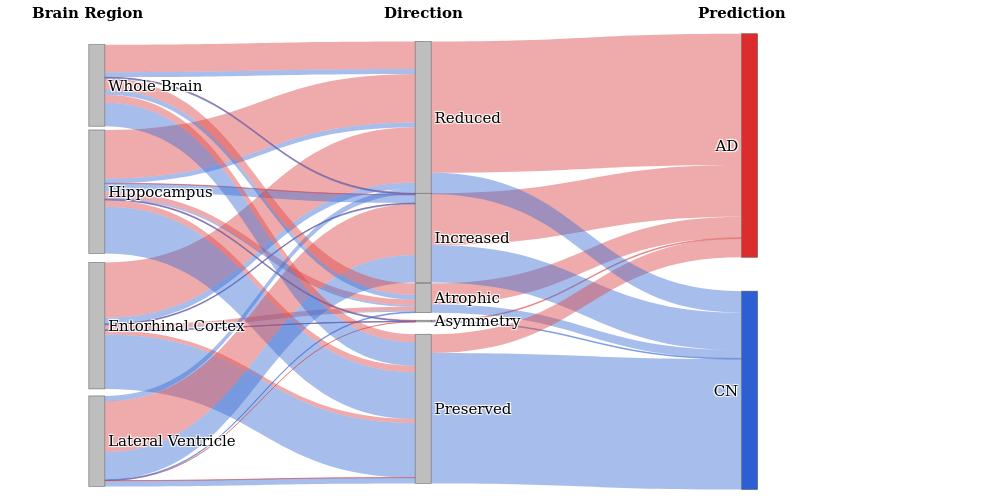

The code cell stored with this chart in its notebook:
### Code cell
sankey_df = direction_df.copy()
sankey_df = sankey_df.dropna(subset=["component_region", "direction_group", "Prediction"])
sankey_df["component_region"] = (sankey_df["component_region"].astype(str).str.strip())
sankey_df["direction_group"] = (sankey_df["direction_group"].astype(str).str.strip())
sankey_df["Prediction"] = (sankey_df["Prediction"].astype(str).str.strip().str.upper())
sankey_df["component_region"] = (sankey_df["component_region"].replace({"Brain-to-ICV Ratio": "Whole Brain"}))
sankey_df = sankey_df.drop_duplicates(subset=["subject", "model", "method", "run", "component_region", "direction_group", "Prediction"])

preferred_direction_order = ["Reduced", "Increased", "Atrophic", "Asymmetry", "Preserved"]

available_directions = set(sankey_df["direction_group"].unique())

directions = [d for d in preferred_direction_order if d in available_directions]
directions += sorted(available_directions - set(directions))

predictions = [p for p in ["AD", "CN"] if p in sankey_df["Prediction"].unique()]

region_direction = (sankey_df.groupby(["component_region", "direction_group", "Prediction"]).size().reset_index(name="count"))
direction_prediction = (sankey_df.groupby(["direction_group", "Prediction"]).size().reset_index(name="count"))

region_nodes = [f"Region: {r}" for r in sankey_df["component_region"].unique()]
direction_nodes = [f"Direction: {d}" for d in directions]
prediction_nodes = [f"Prediction: {p}" for p in predictions]

nodes = (region_nodes + direction_nodes + prediction_nodes)
node_index = {node: i for i, node in enumerate(nodes)}

display_labels = (sankey_df["component_region"].unique().tolist() + directions + predictions)

sources = []
targets = []
values = []
link_colors = []

for _, row in region_direction.iterrows():

    source = f"Region: {row['component_region']}"
    target = f"Direction: {row['direction_group']}"

    if source not in node_index or target not in node_index:
        continue

    sources.append(node_index[source])
    targets.append(node_index[target])
    values.append(row["count"])

    if row["Prediction"] == "AD":
        link_colors.append("rgba(220,70,70,0.45)")
    elif row["Prediction"] == "CN":
        link_colors.append("rgba(60,110,210,0.45)")
    else:
        link_colors.append("rgba(150,150,150,0.35)")

for _, row in direction_prediction.iterrows():

    source = f"Direction: {row['direction_group']}"
    target = f"Prediction: {row['Prediction']}"

    if source not in node_index or target not in node_index:
        continue

    sources.append(node_index[source])
    targets.append(node_index[target])
    values.append(row["count"])

    if row["Prediction"] == "AD":
        link_colors.append("rgba(220,70,70,0.45)")
    elif row["Prediction"] == "CN":
        link_colors.append("rgba(60,110,210,0.45)")
    else:
        link_colors.append("rgba(150,150,150,0.35)")

region_x = 0.08
direction_x = 0.42
prediction_x = 0.76

node_x = (
    [region_x] * len(sankey_df["component_region"].unique())
    + [direction_x] * len(directions)
    + [prediction_x] * len(predictions)
)

region_y = [0.12, 0.35, 0.64, 0.89]

direction_y = [0.19, 0.45, 0.58, 0.63, 0.82]
direction_y = direction_y[:len(directions)]

prediction_y = [0.25, 0.78]

node_y = (region_y + direction_y + prediction_y)

node_colors = []

# Regions
node_colors += ["rgba(190,190,190,1)" for _ in sankey_df["component_region"].unique()]

# Directions
node_colors += ["rgba(190,190,190,1)" for _ in directions]

for prediction in predictions:
    if prediction == "AD":
        node_colors.append("rgba(220,45,45,1)")
    elif prediction == "CN":
        node_colors.append("rgba(45,95,210,1)")
    else:
        node_colors.append("rgba(150,150,150,1)")


fig = go.Figure(
    data=[go.Sankey(
        arrangement="fixed",
        textfont=dict(
                family="DejaVu Serif",
                size=FONT_SIZE,
                color="black"
            ),
        node=dict(
            pad=10,
            thickness=16,
            line=dict(color="rgba(80,80,80,0.7)",width=0.7),
            label=display_labels,
            color=node_colors,
            x=node_x,
            y=node_y,
            hovertemplate=("%{label}<br> Count: %{value} <extra></extra>")),
        link=dict(
            source=sources,
            target=targets,
            value=values,
            color=link_colors,
            hovertemplate=("Count: %{value} <extra></extra>")))])

fig.add_annotation(
    x=0.01,
    y=1.06,
    text="<b>Brain Region</b>",
    showarrow=False,
    xref="paper",
    yref="paper",
    font=dict(family="DejaVu Serif", size=FONT_SIZE, color="black"))

fig.add_annotation(
    x=0.42,
    y=1.06,
    text="<b>Direction</b>",
    showarrow=False,
    xref="paper",
    yref="paper",
    font=dict(family="DejaVu Serif", size=FONT_SIZE, color="black"))

fig.add_annotation(
    x=0.8,
    y=1.06,
    text="<b>Prediction</b>",
    showarrow=False,
    xref="paper",
    yref="paper",
    font=dict(family="DejaVu Serif", size=FONT_SIZE, color="black"))

fig.update_layout(
    width=1000,
    height=500,
    font=dict(family="DejaVu Serif", size=FONT_SIZE, color="black"),
    margin=dict(l=20, r=20, t=30, b=8), paper_bgcolor="white",
    plot_bgcolor="white")

fig.write_image(
    str(FIGURE_DIR / "Figure_4.png"),
    format="png",
    width=1000,
    height=500
)

fig.show()

### Figure 1 — Plotly figure (JSON) as saved in the notebook; plotly's stock layout.template omitted (floating-point values rounded to 4 significant figures)
{"data": [{"arrangement": "fixed", "link": {"color": ["rgba(220,70,70,0.45)", "rgba(60,110,210,0.45)", "rgba(220,70,70,0.45)", "rgba(60,110,210,0.45)", "rgba(220,70,70,0.45)", "rgba(60,110,210,0.45)", "rgba(220,70,70,0.45)", "rgba(60,110,210,0.45)", "rgba(220,70,70,0.45)", "rgba(60,110,210,0.45)", "rgba(220,70,70,0.45)", "rgba(60,110,210,0.45)", "rgba(220,70,70,0.45)", "rgba(60,110,210,0.45)", "rgba(220,70,70,0.45)", "rgba(60,110,210,0.45)", "rgba(220,70,70,0.45)", "rgba(60,110,210,0.45)", "rgba(220,70,70,0.45)", "rgba(60,110,210,0.45)", "rgba(220,70,70,0.45)", "rgba(60,110,210,0.45)", "rgba(220,70,70,0.45)", "rgba(60,110,210,0.45)", "rgba(220,70,70,0.45)", "rgba(60,110,210,0.45)", "rgba(60,110,210,0.45)", "rgba(220,70,70,0.45)", "rgba(60,110,210,0.45)", "rgba(220,70,70,0.45)", "rgba(60,110,210,0.45)", "rgba(220,70,70,0.45)", "rgba(60,110,210,0.45)", "rgba(220,70,70,0.45)", "rgba(60,110,210,0.45)", "rgba(220,70,70,0.45)", "rgba(60,110,210,0.45)", "rgba(220,70,70,0.45)", "rgba(60,110,210,0.45)", "rgba(220,70,70,0.45)", "rgba(60,110,210,0.45)", "rgba(220,70,70,0.45)", "rgba(60,110,210,0.45)", "rgba(220,70,70,0.45)", "rgba(60,110,210,0.45)"], "hovertemplate": "Count: %{value} <extra></extra>", "source": [2, 2, 2, 2, 2, 2, 2, 2, 2, 2, 1, 1, 1, 1, 1, 1, 1, 1, 1, 1, 3, 3, 3, 3, 3, 3, 3, 0, 0, 0, 0, 0, 0, 0, 0, 7, 7, 6, 6, 5, 5, 8, 8, 4, 4], "target": [7, 7, 6, 6, 5, 5, 8, 8, 4, 4, 7, 7, 6, 6, 5, 5, 8, 8, 4, 4, 7, 6, 5, 5, 8, 8, 4, 6, 6, 5, 5, 8, 8, 4, 4, 9, 10, 9, 10, 9, 10, 9, 10, 9, 10], "value": [1, 3, 58, 15, 1, 12, 60, 776, 789, 90, 10, 8, 79, 22, 4, 118, 95, 666, 693, 68, 1, 11, 727, 393, 2, 82, 76, 164, 70, 5, 14, 111, 337, 393, 71, 12, 11, 301, 118, 737, 537, 268, 1861, 1875, 305]}, "node": {"color": ["rgba(190,190,190,1)", "rgba(190,190,190,1)", "rgba(190,190,190,1)", "rgba(190,190,190,1)", "rgba(190,190,190,1)", "rgba(190,190,190,1)", "rgba(190,190,190,1)", "rgba(190,190,190,1)", "rgba(190,190,190,1)", "rgba(220,45,45,1)", "rgba(45,95,210,1)"], "hovertemplate": "%{label}<br> Count: %{value} <extra></extra>", "label": ["Whole Brain", "Hippocampus", "Entorhinal Cortex", "Lateral Ventricle", "Reduced", "Increased", "Atrophic", "Asymmetry", "Preserved", "AD", "CN"], "line": {"color": "rgba(80,80,80,0.7)", "width": 0.7}, "pad": 10, "thickness": 16, "x": [0.08, 0.08, 0.08, 0.08, 0.42, 0.42, 0.42, 0.42, 0.42, 0.76, 0.76], "y": [0.12, 0.35, 0.64, 0.89, 0.19, 0.45, 0.58, 0.63, 0.82, 0.25, 0.78]}, "textfont": {"color": "black", "family": "DejaVu Serif", "size": 15}, "type": "sankey"}], "layout": {"annotations": [{"font": {"color": "black", "family": "DejaVu Serif", "size": 15}, "showarrow": false, "text": "<b>Brain Region</b>", "x": 0.01, "xref": "paper", "y": 1.06, "yref": "paper"}, {"font": {"color": "black", "family": "DejaVu Serif", "size": 15}, "showarrow": false, "text": "<b>Direction</b>", "x": 0.42, "xref": "paper", "y": 1.06, "yref": "paper"}, {"font": {"color": "black", "family": "DejaVu Serif", "size": 15}, "showarrow": false, "text": "<b>Prediction</b>", "x": 0.8, "xref": "paper", "y": 1.06, "yref": "paper"}], "font": {"color": "black", "family": "DejaVu Serif", "size": 15}, "height": 500, "margin": {"b": 8, "l": 20, "r": 20, "t": 30}, "paper_bgcolor": "white", "plot_bgcolor": "white", "width": 1000}}
